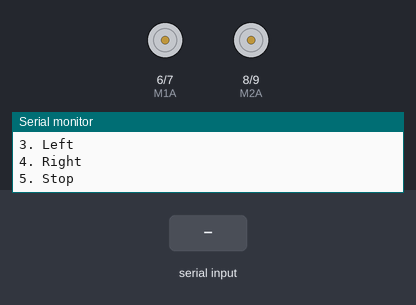
A sketch run on a simulated Arduino Uno, built with avr-gcc and run on an emulated ATmega328P. Shown: motor-driver pin pairs drawn as motors (green arrow = first pin HIGH = forward, orange = second pin HIGH = backward, longer = more drive), the last lines printed to the serial monitor. The test bench sets the inputs (shaded band).

Above: at 1.2 s.
1.3 s: "1" received over Serial
At 1.9 s:
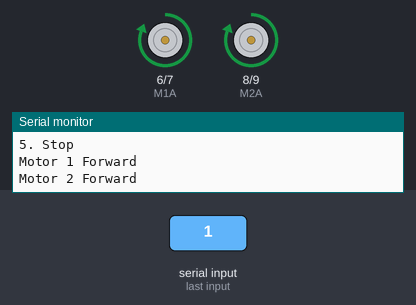
2.8 s: "2" received over Serial
At 4.0 s:
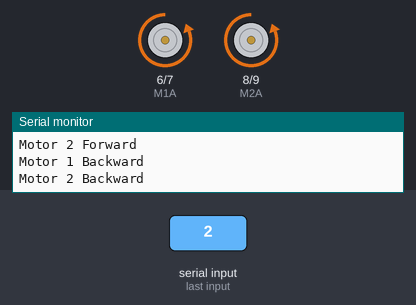
4.3 s: "3" received over Serial
At 5.4 s:
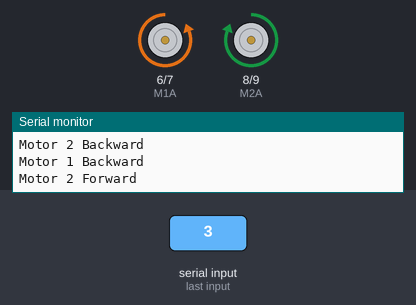
5.8 s: "4" received over Serial
At 6.5 s:
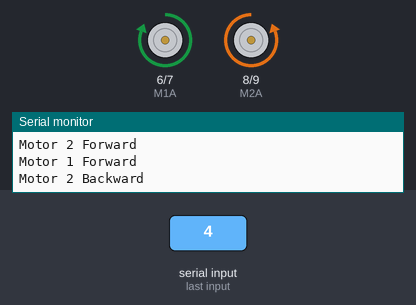
Timing chart, 0 to 8.3 s (numbered marks = the images above; inputs shaded):
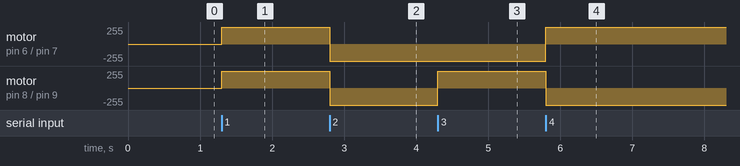

The sketch:

ex02.ino
```cpp
int M1A = 6; //#1 Motor Input A
int M1B = 7; //#1 Motor input B
int M2A = 8; //#2 Motor input A
int M2B = 9; //#2 Motor input B

void setup()
{
  pinMode(M1A, OUTPUT);
  pinMode(M1B, OUTPUT);
  pinMode(M2A, OUTPUT);
  pinMode(M2B, OUTPUT);

  Serial.begin(9600);
  Serial.println("Number for Motor Control "); // Initial words
  Serial.println("1. Forward");
  Serial.println("2. Backward");
  Serial.println("3. Left");
  Serial.println("4. Right");
  Serial.println("5. Stop");
  Serial.println();
}

void loop()
{
  char user_input;

  while(Serial.available())
  {
    user_input = Serial.read(); // Get Input from Serial Monitor
    if (user_input =='1'){
       Forward();
    }
    else if(user_input =='2'){
      Backward();
    }
    else if(user_input =='3'){
      Left();
    }
    else if(user_input =='4'){
      Right();
    }
    else if(user_input =='5'){
      Stop();
    }
    else{
      Serial.println("Wrong Number");
    }
  }
}

void Forward() // Motor 1: Left Side of Car, Motor 2: Right Side of Car
{
  digitalWrite(M1A, HIGH);
  digitalWrite(M1B, LOW);
  Serial.print("Motor 1 Forward");
  Serial.println();

  digitalWrite(M2A, HIGH);
  digitalWrite(M2B, LOW);
  Serial.println("Motor 2 Forward");
  Serial.println();
}

void Backward()
{
  digitalWrite(M1A, LOW);
  digitalWrite(M1B, HIGH);
  Serial.print("Motor 1 Backward");
  Serial.println();

  digitalWrite(M2A, LOW);
  digitalWrite(M2B, HIGH);
  Serial.println("Motor 2 Backward");
  Serial.println();
}

void Left()
{
  digitalWrite(M1A, LOW);
  digitalWrite(M1B, HIGH);
  Serial.print("Motor 1 Backward");
  Serial.println();

  digitalWrite(M2A, HIGH);
  digitalWrite(M2B, LOW);
  Serial.println("Motor 2 Forward");
  Serial.println();
}

void Right()
{
  digitalWrite(M1A, HIGH);
  digitalWrite(M1B, LOW);
  Serial.print("Motor 1 Forward");
  Serial.println();

  digitalWrite(M2A, LOW);
  digitalWrite(M2B, HIGH);
  Serial.println("Motor 2 Backward");
  Serial.println();
}

void Stop()
{
    digitalWrite(M1A, LOW);
    digitalWrite(M1B, LOW);
    Serial.print("Motor 1 Stop");
    Serial.println();

    digitalWrite(M2A, LOW);
    digitalWrite(M2B, LOW);
    Serial.println("Motor 2 Stop");
    Serial.println();
}
```

Measured:
- after the input at 1.3 s, motor on pin 6 (M1A) / pin 7 (M1B), motor on pin 8 (M2A) / pin 9 (M2B): stopped → forward 255/255 at once
- after the input at 2.8 s, motor on pin 6 (M1A) / pin 7 (M1B), motor on pin 8 (M2A) / pin 9 (M2B): forward 255/255 → backward 255/255 at once
- after the input at 4.3 s, motor on pin 8 (M2A) / pin 9 (M2B): backward 255/255 → forward 255/255 at once
- after the input at 5.8 s, motor on pin 6 (M1A) / pin 7 (M1B): backward 255/255 → forward 255/255 at once; motor on pin 8 (M2A) / pin 9 (M2B): forward 255/255 → backward 255/255 at once
